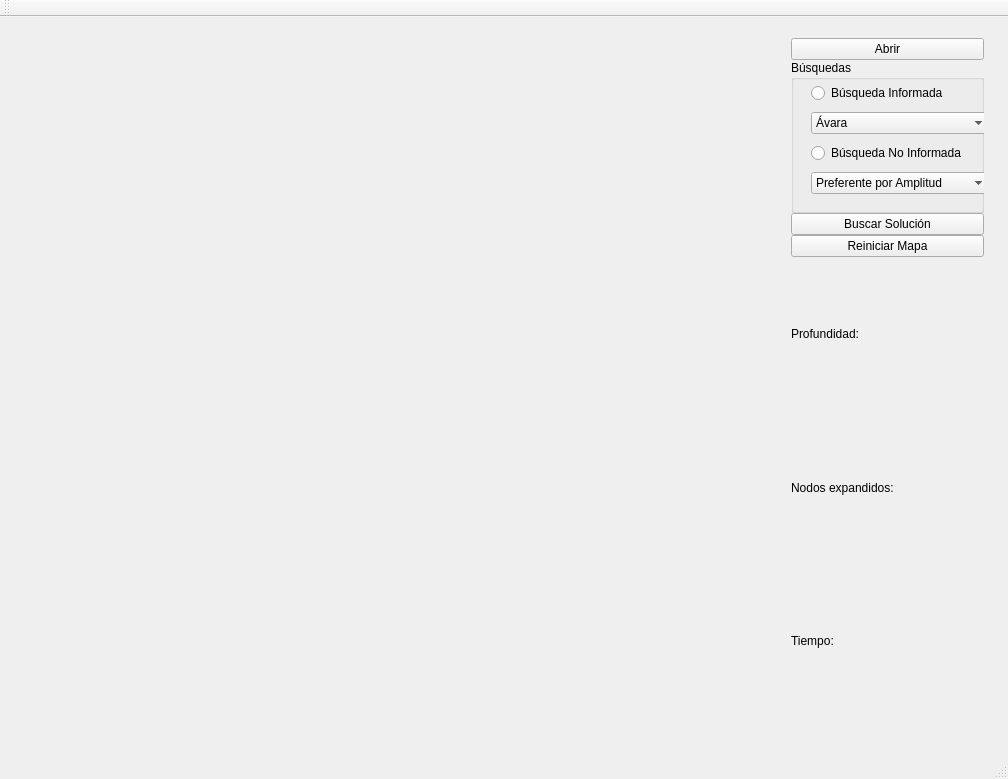
<?xml version="1.0" encoding="UTF-8"?>
<ui version="4.0">
 <class>Mapa</class>
 <widget class="QMainWindow" name="Mapa">
  <property name="geometry">
   <rect>
    <x>0</x>
    <y>0</y>
    <width>1008</width>
    <height>779</height>
   </rect>
  </property>
  <property name="windowTitle">
   <string>Mapa</string>
  </property>
  <widget class="QWidget" name="centralWidget">
   <widget class="QWidget" name="gridLayoutWidget">
    <property name="geometry">
     <rect>
      <x>10</x>
      <y>0</y>
      <width>741</width>
      <height>711</height>
     </rect>
    </property>
    <layout class="QGridLayout" name="gridLayout" rowminimumheight="0">
     <property name="spacing">
      <number>0</number>
     </property>
    </layout>
   </widget>
   <widget class="QWidget" name="verticalLayoutWidget">
    <property name="geometry">
     <rect>
      <x>780</x>
      <y>10</y>
      <width>215</width>
      <height>701</height>
     </rect>
    </property>
    <layout class="QVBoxLayout" name="verticalLayout">
     <property name="spacing">
      <number>0</number>
     </property>
     <item>
      <widget class="QPushButton" name="abrir_btn">
       <property name="text">
        <string>Abrir</string>
       </property>
      </widget>
     </item>
     <item>
      <widget class="QGroupBox" name="groupBox">
       <property name="title">
        <string>Búsquedas</string>
       </property>
       <widget class="QWidget" name="verticalLayoutWidget_2">
        <property name="geometry">
         <rect>
          <x>9</x>
          <y>9</y>
          <width>201</width>
          <height>141</height>
         </rect>
        </property>
        <layout class="QVBoxLayout" name="verticalLayout_2">
         <item>
          <widget class="QRadioButton" name="informada">
           <property name="text">
            <string>Búsqueda Informada</string>
           </property>
          </widget>
         </item>
         <item>
          <widget class="QComboBox" name="informada_cb">
           <item>
            <property name="text">
             <string>Ávara</string>
            </property>
           </item>
           <item>
            <property name="text">
             <string>A*</string>
            </property>
           </item>
          </widget>
         </item>
         <item>
          <widget class="QRadioButton" name="no_informada">
           <property name="text">
            <string>Búsqueda No Informada</string>
           </property>
          </widget>
         </item>
         <item>
          <widget class="QComboBox" name="no_informada_cb">
           <item>
            <property name="text">
             <string>Preferente por Amplitud</string>
            </property>
           </item>
           <item>
            <property name="text">
             <string>Costo Uniforme</string>
            </property>
           </item>
           <item>
            <property name="text">
             <string>Peferente por Profundidad (SC)</string>
            </property>
           </item>
          </widget>
         </item>
        </layout>
       </widget>
      </widget>
     </item>
     <item>
      <widget class="QPushButton" name="buscarSolucion_btn">
       <property name="text">
        <string>Buscar Solución</string>
       </property>
      </widget>
     </item>
     <item>
      <widget class="QPushButton" name="pushButton">
       <property name="text">
        <string>Reiniciar Mapa</string>
       </property>
      </widget>
     </item>
     <item>
      <widget class="QLabel" name="profundidad">
       <property name="text">
        <string>Profundidad:</string>
       </property>
      </widget>
     </item>
     <item>
      <widget class="QLabel" name="nodos_expandidos">
       <property name="text">
        <string>Nodos expandidos:</string>
       </property>
      </widget>
     </item>
     <item>
      <widget class="QLabel" name="tiempo_ejecucion">
       <property name="text">
        <string>Tiempo:</string>
       </property>
      </widget>
     </item>
    </layout>
   </widget>
   <zorder>gridLayoutWidget</zorder>
   <zorder>verticalLayoutWidget</zorder>
   <zorder>groupBox</zorder>
  </widget>
  <widget class="QMenuBar" name="menuBar">
   <property name="geometry">
    <rect>
     <x>0</x>
     <y>0</y>
     <width>1008</width>
     <height>21</height>
    </rect>
   </property>
  </widget>
  <widget class="QToolBar" name="mainToolBar">
   <attribute name="toolBarArea">
    <enum>TopToolBarArea</enum>
   </attribute>
   <attribute name="toolBarBreak">
    <bool>false</bool>
   </attribute>
  </widget>
  <widget class="QStatusBar" name="statusBar"/>
 </widget>
 <layoutdefault spacing="6" margin="11"/>
 <resources/>
 <connections/>
</ui>
